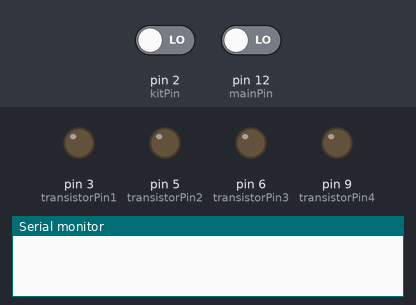
A sketch run on a simulated Arduino Uno, built with avr-gcc and run on an emulated ATmega328P. Parts: output pins drawn as LEDs (lit = HIGH), the last lines printed to the serial monitor. Dashed ring = blinking. The inputs (shaded band) are chosen by the test bench; at power-on: pin 12 (mainPin) LOW, pin 2 (kitPin) LOW.

Above: at 1.3 s.
1.4 s: pin 12 (mainPin) driven HIGH
At 2.37 s:
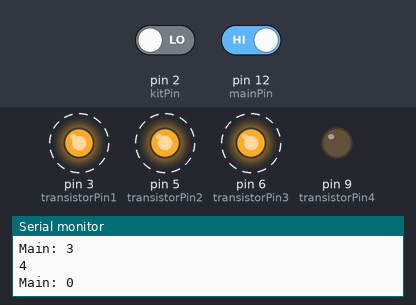
4.4 s: pin 2 (kitPin) driven HIGH
At 5.37 s:
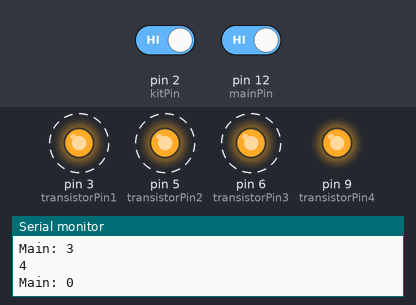
7.4 s: pin 2 (kitPin) driven LOW
At 8.13 s:
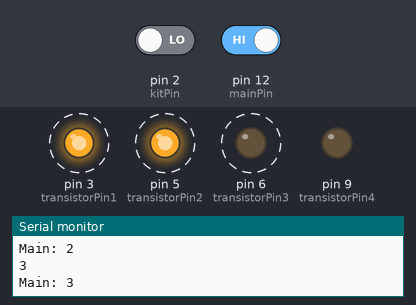
10.4 s: pin 12 (mainPin) driven LOW
At 11.9 s:
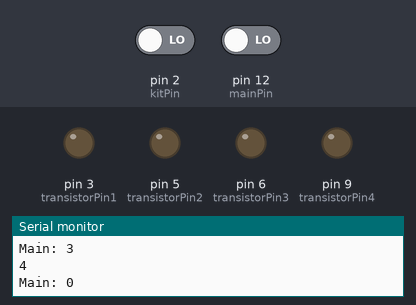
Timing chart, 0 to 13.0 s (numbered marks = the images above; inputs shaded):
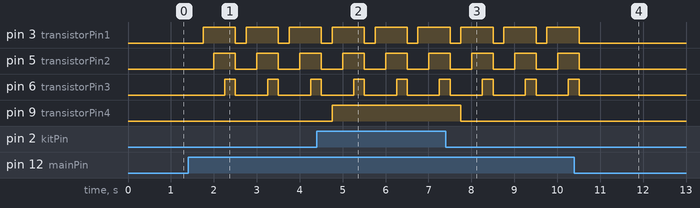

Measured:
- after the input at 1.4 s, pin 3 (transistorPin1): alternates HIGH for 0.75 s and LOW for 0.25 s, starting after 0.35 s; pin 5 (transistorPin2): alternates HIGH for 0.50 s and LOW for 0.50 s, starting after 0.60 s; pin 6 (transistorPin3): alternates HIGH for 0.25 s and LOW for 0.75 s, starting after 0.85 s
- after the input at 4.4 s, pin 9 (transistorPin4): LOW → HIGH after 0.35 s
- after the input at 7.4 s, pin 9 (transistorPin4): HIGH → LOW after 0.36 s
- after the input at 10.4 s, pin 3 (transistorPin1), pin 5 (transistorPin2), pin 6 (transistorPin3): goes on until 10.5 s, then stays LOW

The sketch:

lightswitch_dec28.ino
```cpp
const int transistorPin1 = 3;    // connected to the base of the transistor
const int transistorPin2 = 5;    // connected to the base of the transistor
const int transistorPin3 = 6;    // connected to the base of the transistor
const int transistorPin4 = 9;    // connected to the base of the transistor

//int inPot = 0; // store value of potentiameter input
//int potPin = 2; //potentiameter pin

int kitButt = 0; // store value of sink and stove light switch
const int kitPin = 2; // switch pin

int mainButt = 0;
const int mainPin = 12;
int trackMain = 0;

int outputValue1 = 0; //variable to store the transistor output
int outputValue2 = 0; //variable to store the transistor output
int outputValue3 = 0;//variable to store the transistor output
int outputValue4 = 0;//variable to store the transistor output

void setup() {
    Serial.begin(9600);
   // set  the transistor pin as output:
   pinMode(transistorPin1, OUTPUT);
   pinMode(transistorPin2, OUTPUT);
   pinMode(transistorPin3, OUTPUT);
   pinMode(transistorPin4, OUTPUT);

   pinMode(kitPin, INPUT);
   pinMode(mainPin, INPUT);

}

void loop() {

// read the value from the potentiameter
//inPot = analogRead(potPin);

// read the value from the kitchen light switch
  kitButt = digitalRead(kitPin);
  mainButt = digitalRead(mainPin);

//control main lights
      if (mainButt == HIGH){
        trackMain ++;
        Serial.println(trackMain);
        if (trackMain > 3){
          trackMain = 0;
        }
        Serial.print("Main: ");
        Serial.println(trackMain);
      }


//control main kitchen lights
      if (trackMain == 3){
         outputValue1 = 255;
         outputValue2 = 255;
         outputValue3 = 255;
      }else if (trackMain == 2){
         outputValue1 = 255;
         outputValue2 = 255;
         outputValue3 = 0;
      }else if (trackMain == 1){
         outputValue1 = 255;
         outputValue2 = 0;
         outputValue3 = 0;
      }else {
         outputValue1 = 0;
         outputValue2 = 0;
         outputValue3 = 0;
      }

      delay (250);


//control sink and stove lights
      if (kitButt == HIGH){
        outputValue4 = 255;
        //Serial.println("butt on");
      } else{
        outputValue4 = 0;
        //Serial.println("butt off");
      }

//output to transistors
      analogWrite(transistorPin1, outputValue1);
      analogWrite(transistorPin2, outputValue2);
      analogWrite(transistorPin3, outputValue3);
      analogWrite(transistorPin4, outputValue4);


// print feedback
/*      Serial.print("Transistor 1: ");
      Serial.println(outputValue1);
      Serial.print("Transistor 2: ");
      Serial.println(outputValue2);
      Serial.print("Transistor 3: ");
      Serial.println(outputValue3);
      Serial.print("Transistor 4: ");
      Serial.println(outputValue4);*/

}
```
